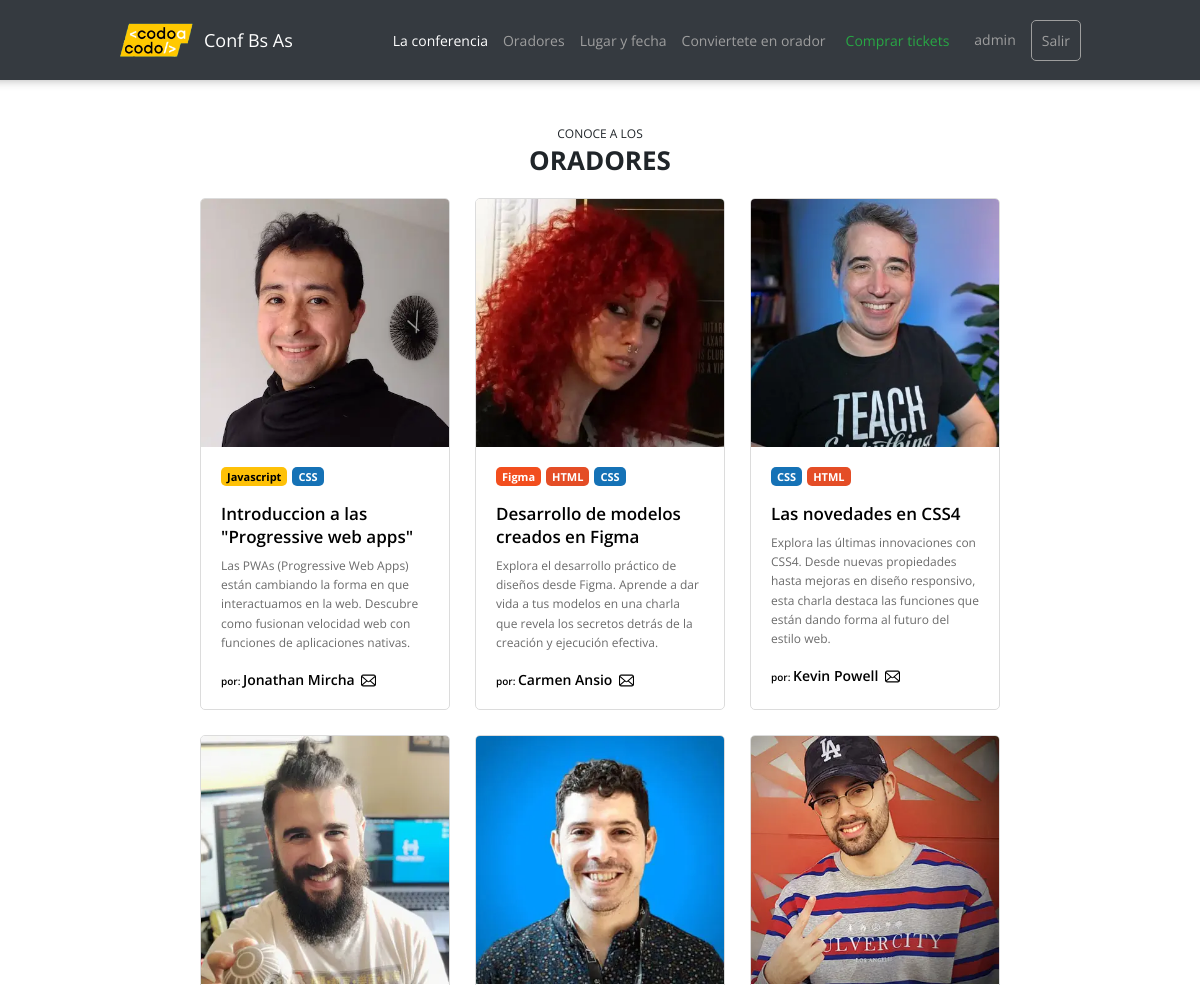
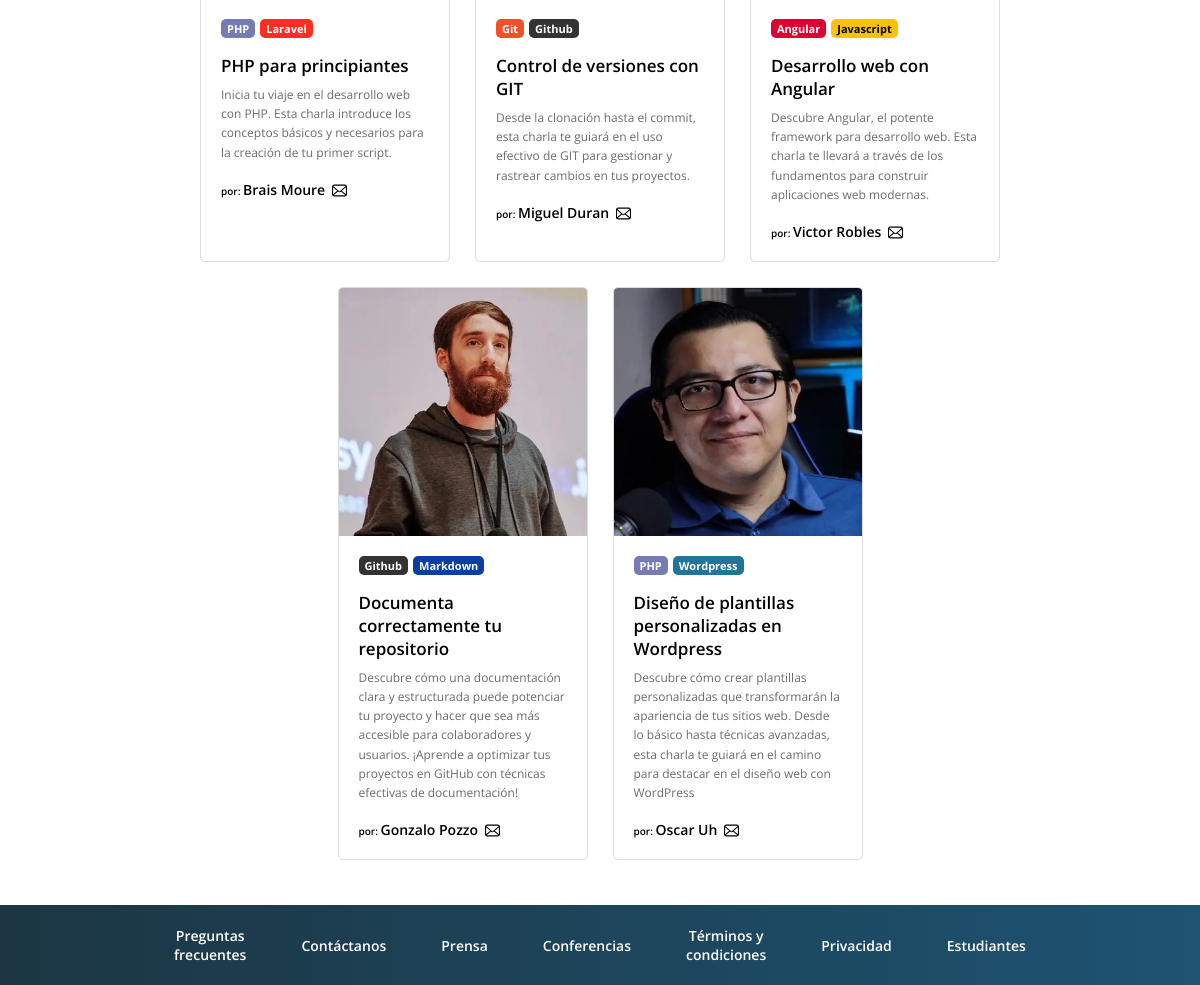
Screenshot of /pages/list.php (signed in) with the database file from the repository (2 pictures, top to bottom).
### tables this page shows
CREATE TABLE `oradores` (
  `id_orador` int(11) NOT NULL,
  `nombre` varchar(50) NOT NULL,
  `apellido` varchar(50) NOT NULL,
  `mail` varchar(50) NOT NULL,
  `tema` varchar(255) NOT NULL,
  `descripcion` text NOT NULL,
  `fecha_alta` datetime NOT NULL DEFAULT CURRENT_TIMESTAMP,
  `imagen` varchar(255) NOT NULL,
  `categorias` varchar(500) NOT NULL
);

### pages/list.php (called while the page is built)
<?php include '../includes/conexion.php';
      $conexion = new conexion();
      $oradores= $conexion->consultar("SELECT * FROM `oradores`");
      include "../includes/init.php" ;
      include "../includes/navbar.php" ;
      include_once("../parts/oradores.php");
      include_once("../includes/footer.php");
?>

### includes/conexion.php (called while the page is built, shortened)
<?php class Conexion{
    private $servidor ="localhost";
    private $usuario ="root";
    private $pass = "root";
    private $conexionPdo;
    private $base = "proyecto_integrador_cac";
    public function __construct(){
        try{
            $this->conexionPdo = new PDO("mysql:host=$this->servidor;dbname=$this->base",$this->usuario,$this->pass);
            $this->conexionPdo->setAttribute(PDO::ATTR_ERRMODE,PDO::ERRMODE_EXCEPTION);
        }catch(PDOException $e){
            return "Falla de Conexión".$e;
        }
    }
    public function consultar($sql){
        $sentencia = $this->conexionPdo->prepare($sql);
        $sentencia->execute();
        return $sentencia->fetchAll();
    }
} ?>

### parts/oradores.php (the view, shortened to what this page needs)
<section id="oradores" class="container oradores">
  <h2 class="oradores__title"><span class="oradores__title--small">Conoce a los </span>oradores</h2>
  <div class="oradores__content">
<?php $delay=0;
    foreach($oradores as $orador){?>
      <div data-aos="fade-up" data-aos-once="true" data-aos-delay="<?php echo $delay?>" class="card">
      <?php $delay +=50;
      if($delay== 150) $delay=0; ?>
      <div class="card__image">
        <img src="<?php echo BASE_URL; ?>/assets/upload/<?php echo $orador['imagen'];?>" alt="<?php echo "Imagen de presentacio de ".$orador['nombre'];?>" loading="lazy">
      </div>
      <div class="card__content">
        <div class="tags">
        <?php $tag_list= explode(",", $orador['categorias']);
        foreach($tag_list as $tag){
          ?>
          <span class="card__tag card__tag--<?php echo $tag?>"><?php echo ucfirst($tag)?></span>
        <?php } ?>
        </div>
        <h3 class="card__title"><?php echo $orador['tema'];?></h3>
        <p class="card__text"><?php echo $orador['descripcion'];?></p>
        <p class="card__name"><span>por: </span><?php echo $orador['nombre'];?> <?php echo $orador['apellido'];?> <a href="mailto:<?php echo $orador['mail'];?>"><img src="<?php echo BASE_URL; ?>/assets/icons/email.svg" alt="Enviar mail"></a></p>
      </div>
    </div>
    <?php } ?>
  </div>
</section>

### css/style.css (style rules this page uses)
* { margin: 0; padding: 0; box-sizing: border-box; }
:root { --greyColor:#353a40; --footer1:#1c3643; --footer2:#1e5372; --submit:#96c93e; --comprarTickets:#28a744; --totalIndicator:#c8e1fa; --navBarHeight:80px; --color-javascript:#fec107; --color-react:#17a2b7; --color-python: #306998; --color-html: #e44d26; --color-css: #1572b6; --color-java: #5382a1; --color-php: #777bb4; --color-ruby: #cc342d; --color-angular: #dd0031; --color-vue: #41b883; --color-nodejs: #8cc84b; --color-bootstrap: #563d7c; --color-mysql: #00758f; --color-tailwind: #38b2ac; --color-pug: #a86454; --color-sass: #c69; --color-less: #1d365d; --color-markdown: #083fa1; --color-codeigniter: #e44d26; --color-laravel: #ff2d20; --color-wordpress: #21759b; --color-git: #f34f29; --color-github: #333; --color-figma: #f24e1e; --startup:#dd3546; --negocios:#6c757c; }
html { font-size: 62.5%; scroll-behavior: smooth; }
a { text-decoration: none; color: unset; }
body { font-family: 'Open Sans', sans-serif; min-height: 100vh; display: flex; flex-direction: column; justify-content: space-between; }
.container { width: 1200px; margin: 0 auto; padding: 15px; }
.oradores { display: flex; flex-direction: column; gap: 20px; margin-bottom: 30px; margin-top: 30px; }
.oradores__title, .contact__title, .ticket__title { text-align: center; text-transform: uppercase; font-size: 2.6rem; color: #202529; }
.oradores__title--small, .contact__title--small, .ticket__title--small { font-size: 1.2rem; font-weight: lighter; display: block; }
.oradores__content { display: flex; align-items: stretch; justify-content: center; flex-wrap: wrap; gap: 25px; }
.card { flex-basis: 300px; border-radius: 5px; border: 1px solid #dcdcdc; overflow: hidden; }
.card__image { overflow: hidden; aspect-ratio: 1/1; }
.card__image img { width: 100%; height: auto; transition: transform .5s; display: block; }
.card__content { padding: 20px; display: flex; flex-direction: column; gap: 3px; }
.tags { display: flex; gap:5px; }
.tags span { cursor:pointer; }
.card__tag { padding: 2px 6px; border-radius: 5px; color: white; font-weight: bold; background-color: var(--negocios); font-size: 1.1rem; }
.card__tag--javascript { background-color: var(--color-javascript); color: black; }
.card__tag--html { background-color: var(--color-html); text-transform: uppercase; }
.card__tag--css { background-color: var(--color-css); text-transform: uppercase; }
.card__tag--php { background-color: var(--color-php); text-transform: uppercase; }
.card__tag--angular { background-color: var(--color-angular); }
.card__tag--markdown { background-color: var(--color-markdown); }
.card__tag--laravel { background-color: var(--color-laravel); }
.card__tag--wordpress { background-color: var(--color-wordpress); }
.card__tag--git { background-color: var(--color-git); }
.card__tag--github { background-color: var(--color-github); }
.card__tag--figma { background-color: var(--color-figma); }
.card__name { font-weight: 600; font-size: 1.4rem; margin-top: 15px; }
.card__name span { font-size: 1rem; }
.card__name img { width: 15px; height: auto; margin-bottom: -3px; margin-left: 3px; }
.card__title { font-weight: 600; font-size: 1.7rem; margin-top: 10px; margin-bottom: 5px; }
.card__text { font-size: 1.2rem; line-height: 1.6; color: #6b6b6b; }
@media screen and (max-width:1200px) { .container { width: 992px; } }
@media screen and (max-width:1200px) { .card { flex-basis: 250px; } }

### css/list.css (style rules this page uses)
.card__tag { display: inline-block; margin-bottom: 3px; }

### rows the page displays
oradores: imagen (picture), categorias "Javascript", categorias "CSS", tema "Introduccion a las \"Progressive web apps\"", descripcion "Las PWAs (Progressive Web Apps) están cambiando la forma en que interactuamos en la web. Descubre como fusionan velocidad web con funciones de aplicaciones nativas.", nombre "Jonathan", apellido "Mircha"
oradores: imagen (picture), categorias "Figma", categorias "HTML", categorias "CSS", tema "Desarrollo de modelos creados en Figma", descripcion "Explora el desarrollo práctico de diseños desde Figma. Aprende a dar vida a tus modelos en una charla que revela los secretos detrás de la creación y ejecución efectiva.", nombre "Carmen", apellido "Ansio"
oradores: imagen (picture), categorias "CSS", categorias "HTML", tema "Las novedades en CSS4", descripcion "Explora las últimas innovaciones con CSS4. Desde nuevas propiedades hasta mejoras en diseño responsivo, esta charla destaca las funciones que están dando forma al futuro del estilo web.", nombre "Kevin", apellido "Powell"
oradores: imagen (picture), categorias "PHP", categorias "Laravel", tema "PHP para principiantes", descripcion "Inicia tu viaje en el desarrollo web con PHP. Esta charla introduce los conceptos básicos y necesarios para la creación de tu primer script.", nombre "Brais", apellido "Moure"
oradores: imagen (picture), categorias "Git", categorias "Github", tema "Control de versiones con GIT", descripcion "Desde la clonación hasta el commit, esta charla te guiará en el uso efectivo de GIT para gestionar y rastrear cambios en tus proyectos.", nombre "Miguel", apellido "Duran"
oradores: imagen (picture), categorias "Angular", categorias "Javascript", tema "Desarrollo web con Angular", descripcion "Descubre Angular, el potente framework para desarrollo web. Esta charla te llevará a través de los fundamentos para construir aplicaciones web modernas.", nombre "Victor", apellido "Robles"
oradores: imagen (picture), categorias "Github", categorias "Markdown", tema "Documenta correctamente tu repositorio", descripcion "Descubre cómo una documentación clara y estructurada puede potenciar tu proyecto y hacer que sea más accesible para colaboradores y usuarios. ¡Aprende a optimizar tus proyectos en GitHub con técnicas efectivas de documentación!", nombre "Gonzalo", apellido "Pozzo"
oradores: imagen (picture), categorias "PHP", categorias "Wordpress", tema "Diseño de plantillas personalizadas en Wordpress", descripcion "Descubre cómo crear plantillas personalizadas que transformarán la apariencia de tus sitios web. Desde lo básico hasta técnicas avanzadas, esta charla te guiará en el camino para destacar en el diseño web con WordPress", nombre "Oscar", apellido "Uh"

### other values shown
$_SESSION['usuario'] "admin"
